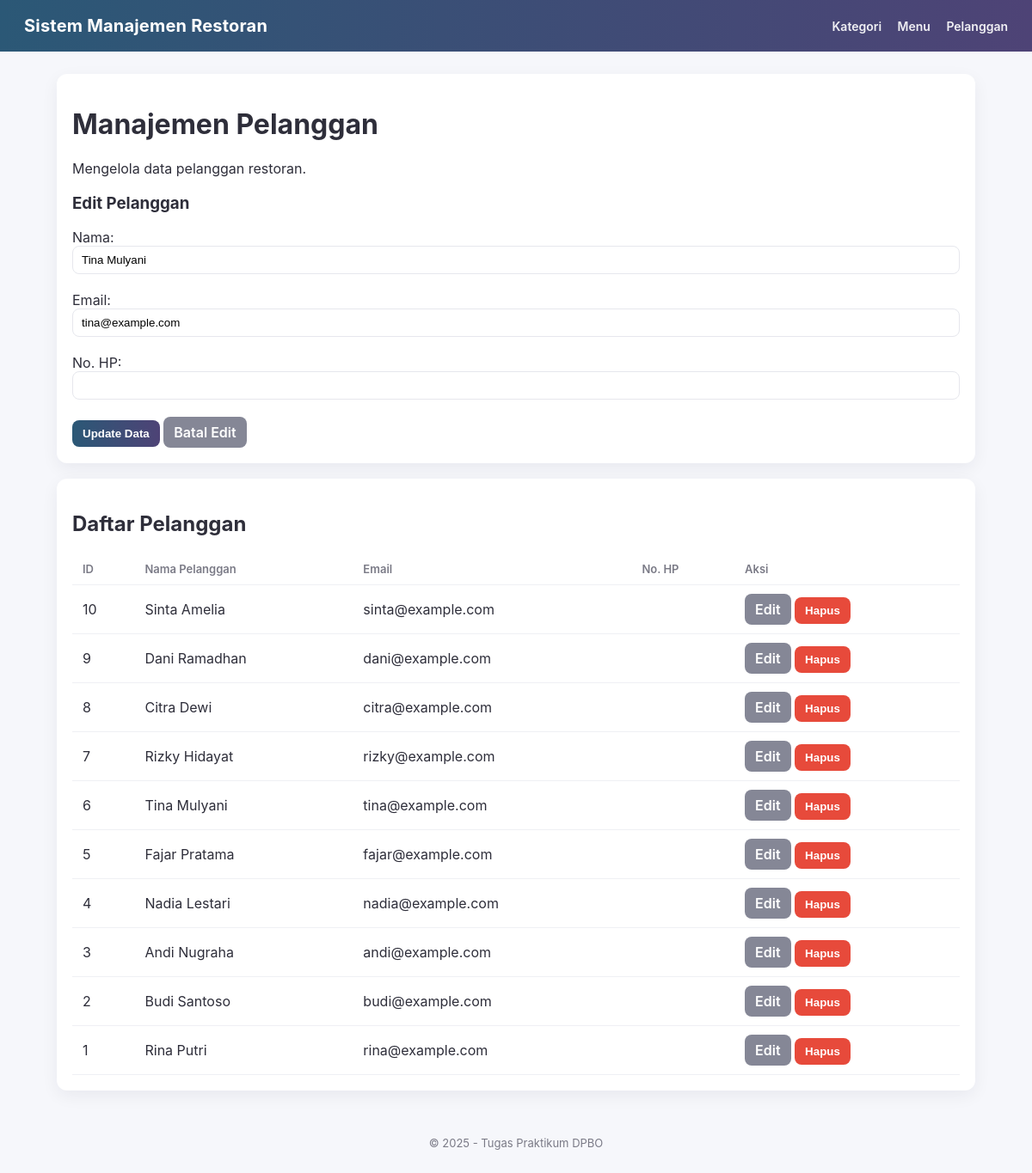
/index.php?page=pelanggan&action=edit&id=6, run on an earlier commit of the app's database.
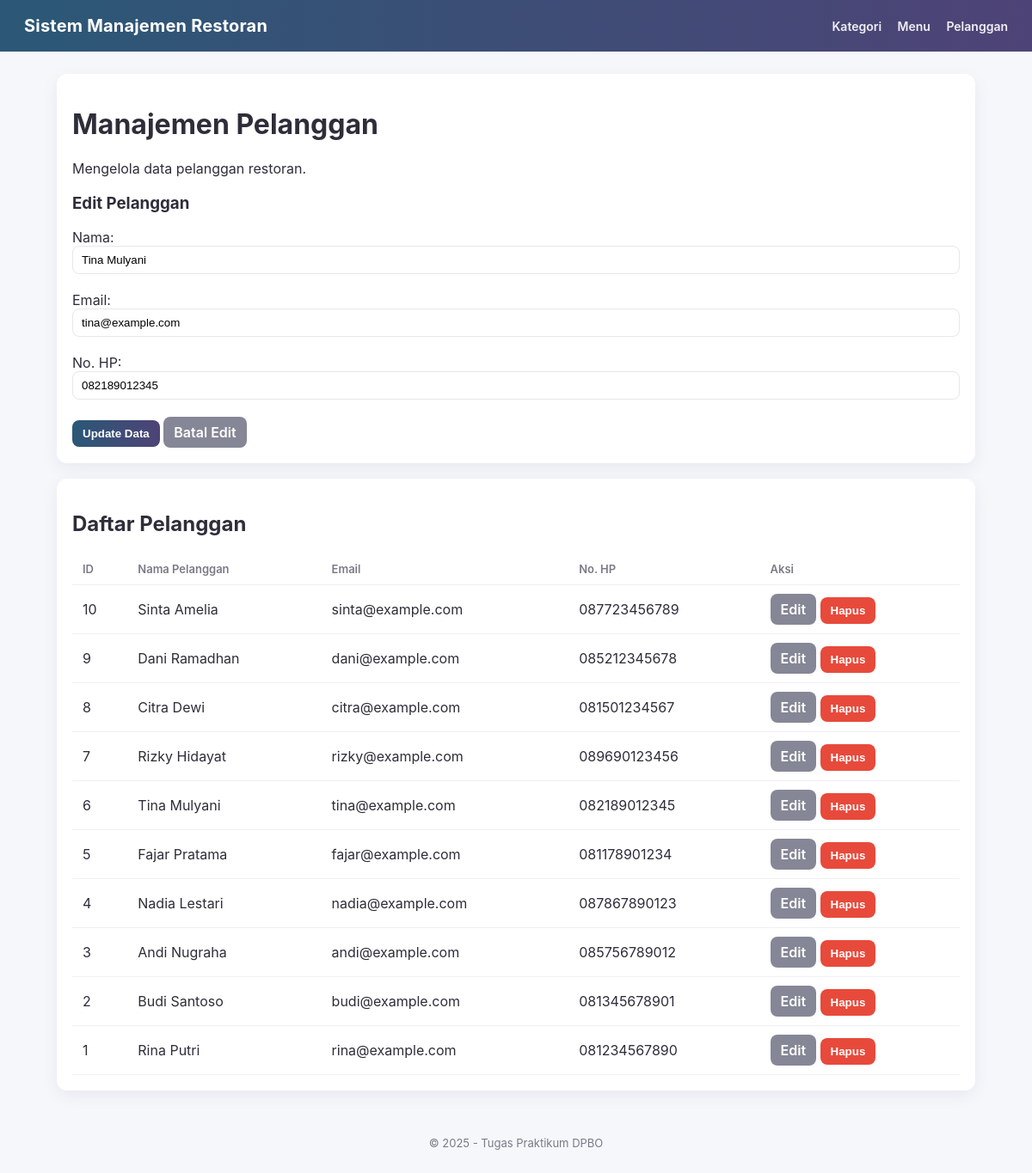
And on a later commit of the database.
### tables this page shows
CREATE TABLE `pelanggan` (
  `id_pelanggan` int(11) NOT NULL,
  `nama_pelanggan` varchar(150) NOT NULL,
  `email` varchar(100) NOT NULL,
  `no_hp` varchar(20) DEFAULT NULL
);

### class/Pelanggan.php (called while the page is built, shortened)
<?php
class Pelanggan {
    private $conn;
    private $table_name = "pelanggan";
    public function __construct($db) {
        $this->conn = $db;
    }
    public function readAll() {
        $sql = "SELECT * FROM " . $this->table_name . " ORDER BY id_pelanggan DESC";
        $stmt = $this->conn->prepare($sql);
        $stmt->execute();
        return $stmt;
    }
    public function read($id) {
        $sql = "SELECT * FROM " . $this->table_name . " WHERE id_pelanggan = ? LIMIT 1";
        $stmt = $this->conn->prepare($sql);
        $stmt->execute([$id]);
        return $stmt->fetch(PDO::FETCH_ASSOC);
    }
}
?>

### view/pelanggan.php (the view, shortened to what this page needs)
<?php
include 'class/Pelanggan.php';
$database = new Database();
$db = $database->getConnection();
$pelanggan = new Pelanggan($db);
$action = isset($_GET['action']) ? $_GET['action'] : '';
$data_edit = null;
try {
    if ($action == 'edit' && isset($_GET['id'])) {
        $data_edit = $pelanggan->read($_GET['id']);
    }
    $stmt = $pelanggan->readAll();
} catch (PDOException $e) {
    echo "Error: " . $e->getMessage();
}
?>
<div class="card">
	<h1>Manajemen Pelanggan</h1>
	<p>Mengelola data pelanggan restoran.</p>
<form action="index.php?page=pelanggan" method="POST">
	<h3><?php echo $data_edit ? 'Edit Pelanggan' : 'Tambah Pelanggan Baru'; ?></h3>
	<label>Nama:</label><br>
	<input type="text" name="nama" value="<?php echo $data_edit ? htmlspecialchars($data_edit['nama_pelanggan'], ENT_QUOTES, 'UTF-8') : ''; ?>" required>
	<br><br>
	<label>Email:</label><br>
	<input type="text" name="email" value="<?php echo $data_edit ? htmlspecialchars($data_edit['email'], ENT_QUOTES, 'UTF-8') : ''; ?>" required>
	<br><br>
	<label>No. HP:</label><br>
	<input type="text" name="no_hp" value="<?php echo $data_edit ? htmlspecialchars($data_edit['no_hp'], ENT_QUOTES, 'UTF-8') : ''; ?>">
	<br><br>
	<button type="submit" class="btn btn-primary"><?php echo $data_edit ? 'Update Data' : 'Simpan Data Baru'; ?></button>
	<?php if ($data_edit): ?>
		<a class="btn btn-secondary" href="index.php?page=pelanggan">Batal Edit</a>
	<?php endif; ?>
</form>
</div>
<div class="card">
	<h2>Daftar Pelanggan</h2>
	<table>
	<thead>
		<tr>
			<th>ID</th>
			<th>Nama Pelanggan</th>
			<th>Email</th>
			<th>No. HP</th>
			<th>Aksi</th>
		</tr>
	</thead>
	<tbody>
		<?php while ($row = $stmt->fetch(PDO::FETCH_ASSOC)): ?>
			<tr>
				<td><?php echo htmlspecialchars($row['id_pelanggan'], ENT_QUOTES, 'UTF-8'); ?></td>
				<td><?php echo htmlspecialchars($row['nama_pelanggan'], ENT_QUOTES, 'UTF-8'); ?></td>
				<td><?php echo htmlspecialchars($row['email'], ENT_QUOTES, 'UTF-8'); ?></td>
				<td><?php echo htmlspecialchars($row['no_hp'], ENT_QUOTES, 'UTF-8'); ?></td>
				<td class="table-actions actions">
					<a class="btn btn-secondary" href="index.php?page=pelanggan&action=edit&id=<?php echo htmlspecialchars($row['id_pelanggan'], ENT_QUOTES, 'UTF-8'); ?>">Edit</a>
					<form action="index.php?page=pelanggan" method="POST" style="display:inline;" onsubmit="return confirm('Anda yakin ingin menghapus data ini?');">
						<button type="submit" class="btn btn-danger">Hapus</button>
					</form>
				</td>
			</tr>
		<?php endwhile; ?>
	</tbody>
</table>
</div>

What changed in the data, as far as the page shows it:
changed pelanggan "Tina Mulyani": no_hp (not shown) → "082189012345"
changed pelanggan "Sinta Amelia": no_hp (not shown) → "087723456789"
changed pelanggan "Dani Ramadhan": no_hp (not shown) → "085212345678"
changed pelanggan "Citra Dewi": no_hp (not shown) → "081501234567"
changed pelanggan "Rizky Hidayat": no_hp (not shown) → "089690123456"
changed pelanggan "Fajar Pratama": no_hp (not shown) → "081178901234"
changed pelanggan "Nadia Lestari": no_hp (not shown) → "087867890123"
changed pelanggan "Andi Nugraha": no_hp (not shown) → "085756789012"
changed pelanggan "Budi Santoso": no_hp (not shown) → "081345678901"
changed pelanggan "Rina Putri": no_hp (not shown) → "081234567890"
